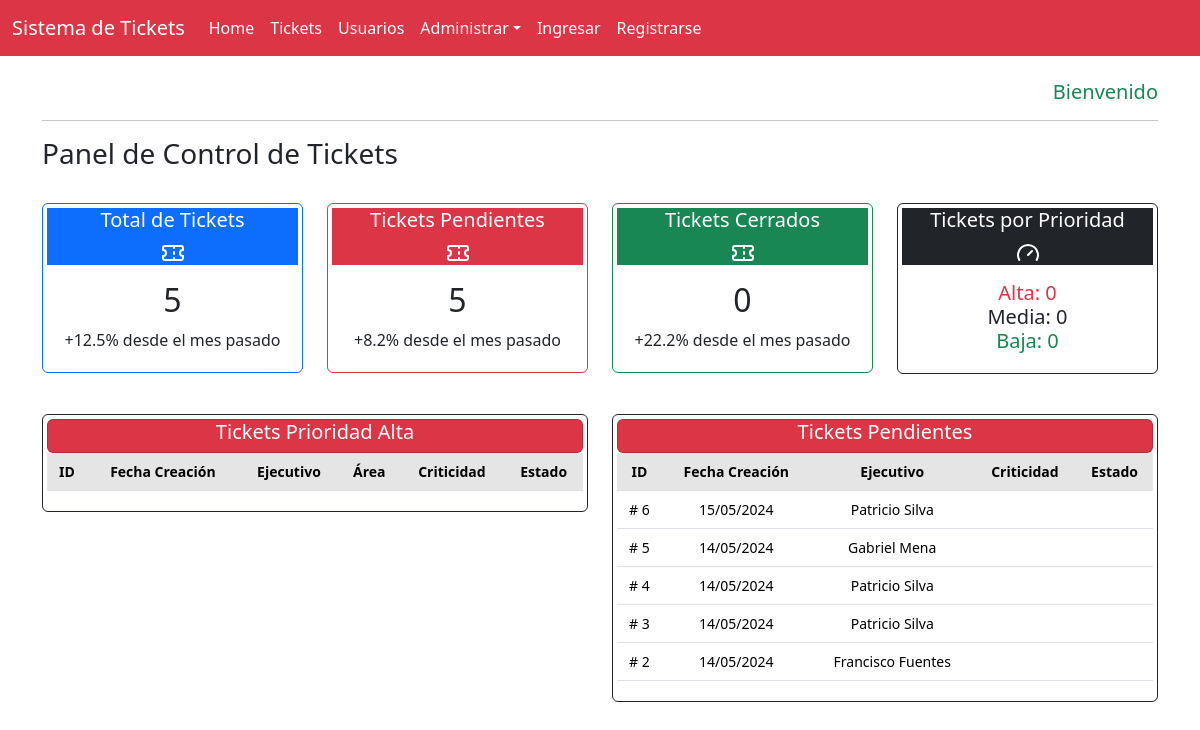
/, run on an earlier commit of the app's database.
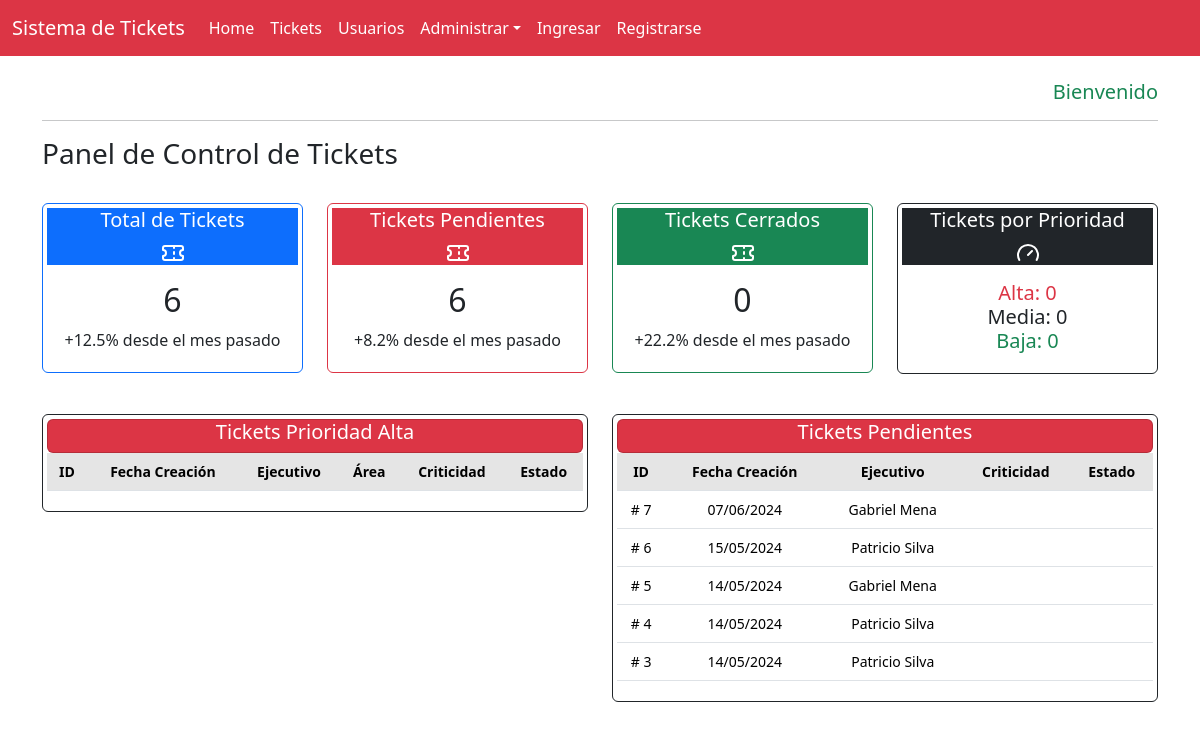
And on a later commit of the database.
### core/models.py (models this page shows, shortened)
class Ticket(models.Model):
    fecha_creacion = models.DateTimeField(auto_now_add=True)
    cliente = models.ForeignKey(Usuario, on_delete=models.CASCADE, related_name='tickets_creados')
    ejecutivo = models.ForeignKey(Usuario, on_delete=models.CASCADE, related_name='tickets_asignados')
    area = models.ForeignKey("Area", on_delete=models.CASCADE, verbose_name="Area", default = 'Ejecutivo Telefonico')
    tipo = models.ForeignKey("Tipo", on_delete=models.CASCADE, verbose_name="Tipo",default='Solicitud')
    criticidad = models.ForeignKey("Criticidad", on_delete=models.CASCADE, verbose_name="Criticidad",default='Media')
    estado = models.ForeignKey("Estado", on_delete=models.CASCADE, verbose_name="Estado", default=1)
    descripcion = models.TextField()
    observaciones = models.TextField(blank=True)

class Usuario(models.Model):
    nombre = models.CharField(max_length=255)
    apellido = models.CharField(max_length=255)
    email = models.EmailField(unique=True)
    contrasena = models.CharField(max_length=255)
    rol = models.CharField(max_length=50, choices=[('Administrador', 'Administrador'), ('Ejecutivo', 'Ejecutivo'), ('Cliente', 'Cliente')])
    is_active = models.BooleanField(default=True)

### core/views.py (the view)
# urls.py: path('', home, name = 'home'),
def home(request):
    context_a = ticket_contar(request)
    context_b = ticket_contar_prioridad(request)
    context_c = ticket_prioridad(request)
    context_d = ticket_pendiente(request)
    context = {**context_a, **context_b,**context_c, **context_d}
    return render(request, 'core/home.html', context)

### core/views.py (called while the page is built)
def ticket_contar(request):
    contar_todos = Ticket.objects.all().count()
    contar_pendiente = Ticket.objects.filter(estado=1).count()
    contar_cerrados = Ticket.objects.filter(estado=4).count()
    context_contar = {
        'contar_todos':contar_todos,
        'contar_pendiente': contar_pendiente,
        'contar_cerrados': contar_cerrados,
    }
    return {'ticket_contar': context_contar}

def ticket_contar_prioridad(request):
    prioridad_alta = Ticket.objects.filter(criticidad = 1).count()
    prioridad_media = Ticket.objects.filter(criticidad = 2).count()
    prioridad_baja = Ticket.objects.filter(criticidad = 3).count()
    contar_prioridad= {
        'prioridad_alta': prioridad_alta,
        'prioridad_media': prioridad_media,
        'prioridad_baja': prioridad_baja,
    }
    return {'ticket_contar_prioridad': contar_prioridad}

def ticket_prioridad(request):
    ticket_prioridad = Ticket.objects.filter(criticidad = 1).order_by('-fecha_creacion')[:5]
    return {'ticket_prioridad': ticket_prioridad}

def ticket_pendiente(request):
    ticket_pendiente = Ticket.objects.filter(estado = 1).order_by('-fecha_creacion')[:5]
    return {'ticket_pendiente': ticket_pendiente}

### core/templates/core/home.html (shortened to what the changed rows need)
{% extends 'core/base.html' %}
{% block content %}
<br>
<div class="row row-cols-1 row-cols-md-4 g-6">
    <div class="col">
        <div class="card border-primary mb-3 text-center p-1" style="max-width: auto;">
            <div class="card-body p-0">
                <div class="card-body">
                    <h2 class="card-title">{{ ticket_contar.contar_todos }}</h2>
                    <p class="card-text">+12.5% desde el mes pasado</p>
                </div>
            </div>
        </div>
    </div>
    <div class="col">
        <div class="card border-danger mb-3 text-center p-1" style="max-width: auto;">
            <div class="card-body p-0">
                <div class="card-body">
                    <h2 class="card-title">{{ ticket_contar.contar_pendiente }}</h2>
                    <p class="card-text">+8.2% desde el mes pasado</p>
                </div>
            </div>
        </div>
    </div>
    <div class="col">
        <div class="card border-success mb-3 text-center p-1" style="max-width: auto;">
            <div class="card-body p-0">
                <div class="card-body">
                    <h2 class="card-title">{{ ticket_contar.contar_cerrados }}</h2>
                </div>
            </div>
        </div>
    </div>
</div>
<br>
<div class="row row-cols-1 row-cols-md-2 g-4">
    <div class="col">
        <div class="card border-dark mb-3 text-center p-1" style="max-width: auto;">
            <div class="table-responsive small">
                <table class="table table-centered table-nowrap table-hover">
                    <thead class="thead-light table-active">
                        <tr>
                            <th>ID</th>
                            <th>Fecha Creación</th>
                            <th>Ejecutivo</th>
                            <th>Área</th>
                            <th>Criticidad</th>
                            <th>Estado</th>
                        </tr>
                    </thead>
                </table>
            </div>
        </div>
    </div>
    <div class="col">
        <div class="card border-dark mb-3 text-center p-1" style="max-width: auto;">
            <div class="table-responsive small">
                <table class="table table-centered table-nowrap table-hover">
                    <thead class="thead-light table-active">
                        <tr>
                            <th>ID</th>
                            <th>Fecha Creación</th>
                            <th>Ejecutivo</th>
                            <th>Criticidad</th>
                            <th>Estado</th>
                        </tr>
                    </thead>
                    <tbody>
                        {% for ticket in ticket_pendiente %}
                        <tr>
                            <td># {{ ticket.id }}</td>
                            <td>{{ ticket.fecha_creacion | date:"SHORT_DATE_FORMAT" }}</td>
                            <td>{{ ticket.ejecutivo.nombre }} {{ ticket.ejecutivo.apellido }}</td>
                            <td>{{ ticket.criticidad }}</td>
                            <td>{{ ticket.estado }}</td>
                        </tr>
                        {% endfor %}
                    </tbody>
                </table>
            </div>
        </div>
    </div>
</div>
{% endblock %}

What changed in the data, as far as the page shows it:
no longer on this page (row unchanged): Ticket: id "2", fecha_creacion "14/05/2024", ejecutivo.nombre "Francisco", ejecutivo.apellido "Fuentes"
added Ticket: id "7", fecha_creacion "07/06/2024", ejecutivo.nombre "Gabriel", ejecutivo.apellido "Mena"
Also different on the page:
{{ ticket_contar.contar_todos }}: "5" → "6"
{{ ticket_contar.contar_pendiente }}: "5" → "6"
